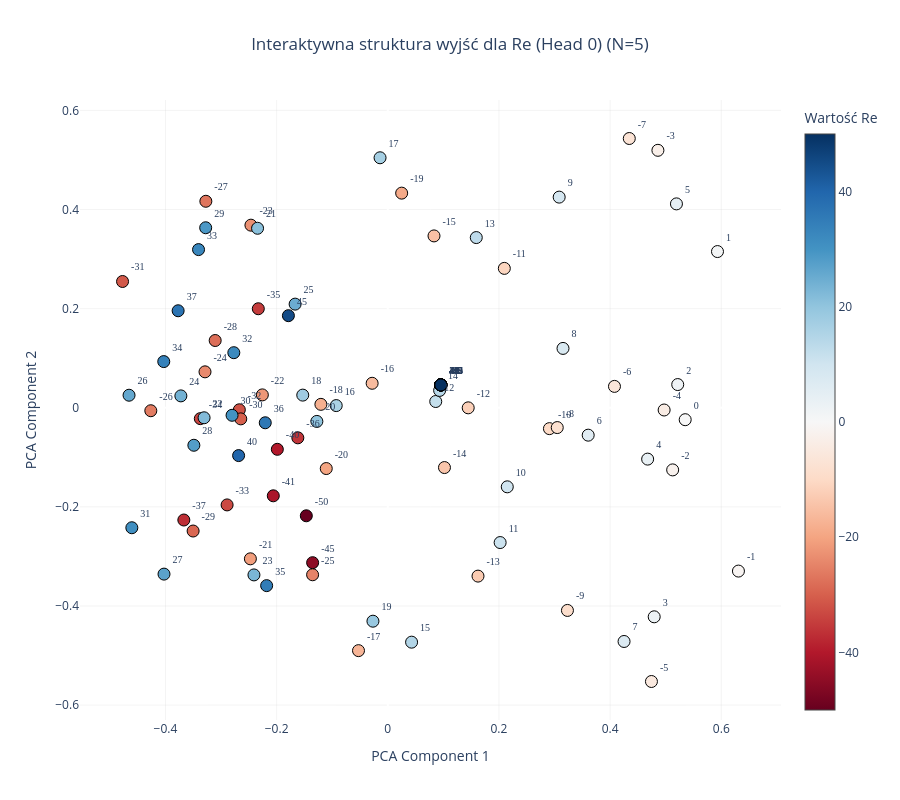
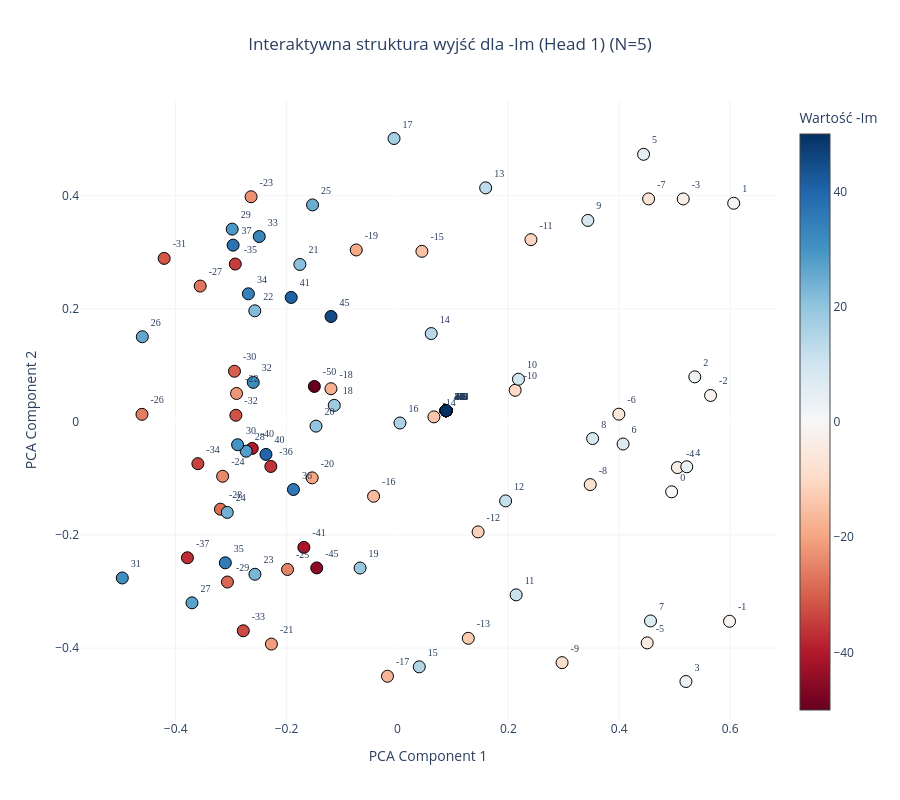
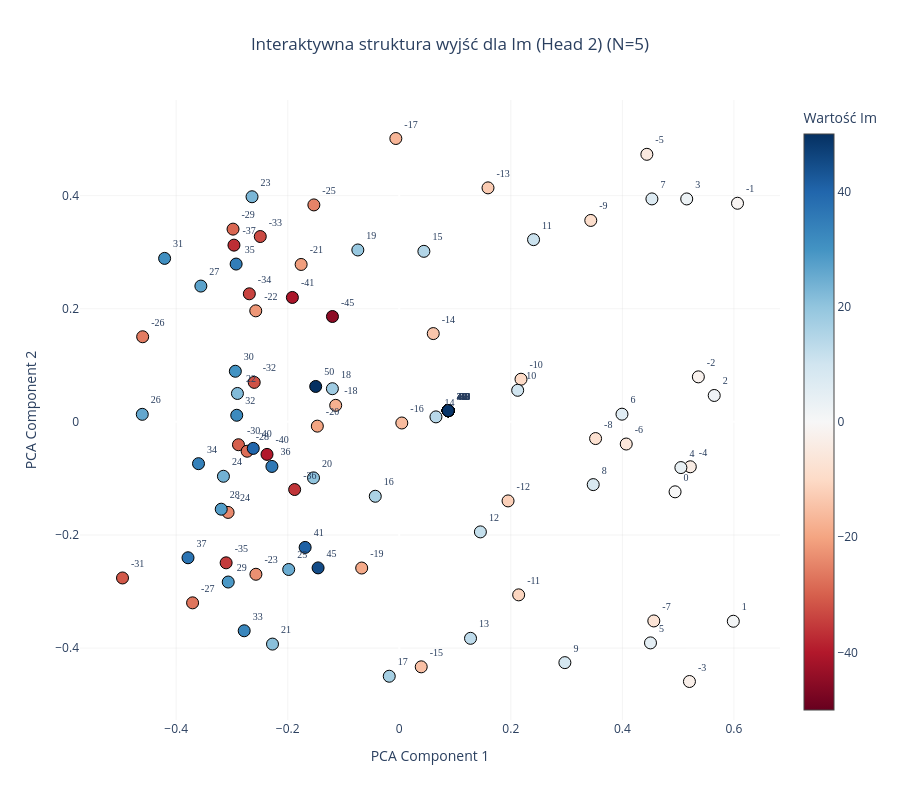
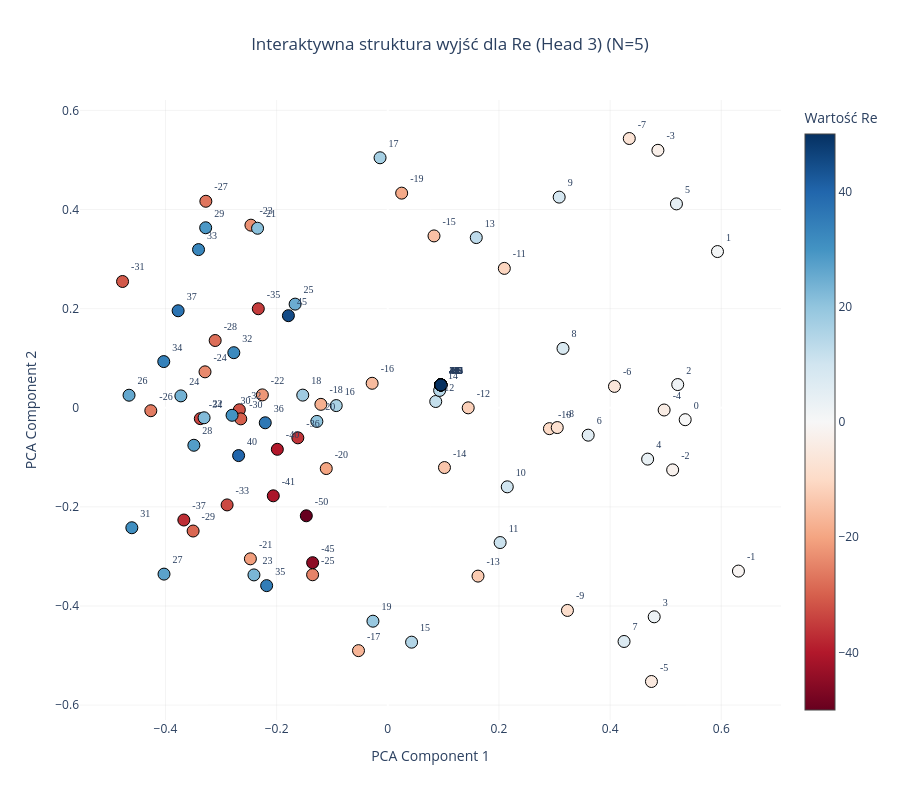

Notebook cell for these charts, in order:
### Code cell
# Wizualizacja pierwszej głowicy rzeczywistej (Head 0)
plot_output_head_plotly(model, N=N, head_idx=0)

plot_output_head_plotly(model, N=N, head_idx=1)

# Wizualizacja głowicy urojonej (Head 2)
plot_output_head_plotly(model, N=N, head_idx=2)

plot_output_head_plotly(model, N=N, head_idx=3)

### Figure 1 — Plotly figure (JSON) as saved in the notebook; plotly's stock layout.template omitted (floating-point values rounded to 4 significant figures)
{"data": [{"hoverinfo": "text", "hovertext": ["Token ID: 0<br>Wartość algebraiczna: -50", "Token ID: 1<br>Wartość algebraiczna: -49", "Token ID: 2<br>Wartość algebraiczna: -48", "Token ID: 3<br>Wartość algebraiczna: -47", "Token ID: 4<br>Wartość algebraiczna: -46", "Token ID: 5<br>Wartość algebraiczna: -45", "Token ID: 6<br>Wartość algebraiczna: -44", "Token ID: 7<br>Wartość algebraiczna: -43", "Token ID: 8<br>Wartość algebraiczna: -42", "Token ID: 9<br>Wartość algebraiczna: -41", "Token ID: 10<br>Wartość algebraiczna: -40", "Token ID: 11<br>Wartość algebraiczna: -39", "Token ID: 12<br>Wartość algebraiczna: -38", "Token ID: 13<br>Wartość algebraiczna: -37", "Token ID: 14<br>Wartość algebraiczna: -36", "Token ID: 15<br>Wartość algebraiczna: -35", "Token ID: 16<br>Wartość algebraiczna: -34", "Token ID: 17<br>Wartość algebraiczna: -33", "Token ID: 18<br>Wartość algebraiczna: -32", "Token ID: 19<br>Wartość algebraiczna: -31", "Token ID: 20<br>Wartość algebraiczna: -30", "Token ID: 21<br>Wartość algebraiczna: -29", "Token ID: 22<br>Wartość algebraiczna: -28", "Token ID: 23<br>Wartość algebraiczna: -27", "Token ID: 24<br>Wartość algebraiczna: -26", "Token ID: 25<br>Wartość algebraiczna: -25", "Token ID: 26<br>Wartość algebraiczna: -24", "Token ID: 27<br>Wartość algebraiczna: -23", "Token ID: 28<br>Wartość algebraiczna: -22", "Token ID: 29<br>Wartość algebraiczna: -21", "Token ID: 30<br>Wartość algebraiczna: -20", "Token ID: 31<br>Wartość algebraiczna: -19", "Token ID: 32<br>Wartość algebraiczna: -18", "Token ID: 33<br>Wartość algebraiczna: -17", "Token ID: 34<br>Wartość algebraiczna: -16", "Token ID: 35<br>Wartość algebraiczna: -15", "Token ID: 36<br>Wartość algebraiczna: -14", "Token ID: 37<br>Wartość algebraiczna: -13", "Token ID: 38<br>Wartość algebraiczna: -12", "Token ID: 39<br>Wartość algebraiczna: -11", "Token ID: 40<br>Wartość algebraiczna: -10", "Token ID: 41<br>Wartość algebraiczna: -9", "Token ID: 42<br>Wartość algebraiczna: -8", "Token ID: 43<br>Wartość algebraiczna: -7", "Token ID: 44<br>Wartość algebraiczna: -6", "Token ID: 45<br>Wartość algebraiczna: -5", "Token ID: 46<br>Wartość algebraiczna: -4", "Token ID: 47<br>Wartość algebraiczna: -3", "Token ID: 48<br>Wartość algebraiczna: -2", "Token ID: 49<br>Wartość algebraiczna: -1", "Token ID: 50<br>Wartość algebraiczna: 0", "Token ID: 51<br>Wartość algebraiczna: 1", "Token ID: 52<br>Wartość algebraiczna: 2", "Token ID: 53<br>Wartość algebraiczna: 3", "Token ID: 54<br>Wartość algebraiczna: 4", "Token ID: 55<br>Wartość algebraiczna: 5", "Token ID: 56<br>Wartość algebraiczna: 6", "Token ID: 57<br>Wartość algebraiczna: 7", "Token ID: 58<br>Wartość algebraiczna: 8", "Token ID: 59<br>Wartość algebraiczna: 9", "Token ID: 60<br>Wartość algebraiczna: 10", "Token ID: 61<br>Wartość algebraiczna: 11", "Token ID: 62<br>Wartość algebraiczna: 12", "Token ID: 63<br>Wartość algebraiczna: 13", "Token ID: 64<br>Wartość algebraiczna: 14", "Token ID: 65<br>Wartość algebraiczna: 15", "Token ID: 66<br>Wartość algebraiczna: 16", "Token ID: 67<br>Wartość algebraiczna: 17", "Token ID: 68<br>Wartość algebraiczna: 18", "Token ID: 69<br>Wartość algebraiczna: 19", "Token ID: 70<br>Wartość algebraiczna: 20", "Token ID: 71<br>Wartość algebraiczna: 21", "Token ID: 72<br>Wartość algebraiczna: 22", "Token ID: 73<br>Wartość algebraiczna: 23", "Token ID: 74<br>Wartość algebraiczna: 24", "Token ID: 75<br>Wartość algebraiczna: 25", "Token ID: 76<br>Wartość algebraiczna: 26", "Token ID: 77<br>Wartość algebraiczna: 27", "Token ID: 78<br>Wartość algebraiczna: 28", "Token ID: 79<br>Wartość algebraiczna: 29", "Token ID: 80<br>Wartość algebraiczna: 30", "Token ID: 81<br>Wartość algebraiczna: 31", "Token ID: 82<br>Wartość algebraiczna: 32", "Token ID: 83<br>Wartość algebraiczna: 33", "Token ID: 84<br>Wartość algebraiczna: 34", "Token ID: 85<br>Wartość algebraiczna: 35", "Token ID: 86<br>Wartość algebraiczna: 36", "Token ID: 87<br>Wartość algebraiczna: 37", "Token ID: 88<br>Wartość algebraiczna: 38", "Token ID: 89<br>Wartość algebraiczna: 39", "Token ID: 90<br>Wartość algebraiczna: 40", "Token ID: 91<br>Wartość algebraiczna: 41", "Token ID: 92<br>Wartość algebraiczna: 42", "Token ID: 93<br>Wartość algebraiczna: 43", "Token ID: 94<br>Wartość algebraiczna: 44", "Token ID: 95<br>Wartość algebraiczna: 45", "Token ID: 96<br>Wartość algebraiczna: 46", "Token ID: 97<br>Wartość algebraiczna: 47", "Token ID: 98<br>Wartość algebraiczna: 48", "Token ID: 99<br>Wartość algebraiczna: 49", "Token ID: 100<br>Wartość algebraiczna: 50"], "marker": {"color": [-50, -49, -48, -47, -46, -45, -44, -43, -42, -41, -40, -39, -38, -37, -36, -35, -34, -33, -32, -31, -30, -29, -28, -27, -26, -25, -24, -23, -22, -21, -20, -19, -18, -17, -16, -15, -14, -13, -12, -11, -10, -9, -8, -7, -6, -5, -4, -3, -2, -1, 0, 1, 2, 3, 4, 5, 6, 7, 8, 9, 10, 11, 12, 13, 14, 15, 16, 17, 18, 19, 20, 21, 22, 23, 24, 25, 26, 27, 28, 29, 30, 31, 32, 33, 34, 35, 36, 37, 38, 39, 40, 41, 42, 43, 44, 45, 46, 47, 48, 49, 50], "colorbar": {"title": {"text": "Wartość Re"}}, "colorscale": [[0, "rgb(103,0,31)"], [0.1, "rgb(178,24,43)"], [0.2, "rgb(214,96,77)"], [0.3, "rgb(244,165,130)"], [0.4, "rgb(253,219,199)"], [0.5, "rgb(247,247,247)"], [0.6, "rgb(209,229,240)"], [0.7, "rgb(146,197,222)"], [0.8, "rgb(67,147,195)"], [0.9, "rgb(33,102,172)"], [1, "rgb(5,48,97)"]], "line": {"color": "Black", "width": 1}, "showscale": true, "size": 12}, "mode": "markers+text", "text": ["-50", "-49", "-48", "-47", "-46", "-45", "-44", "-43", "-42", "-41", "-40", "-39", "-38", "-37", "-36", "-35", "-34", "-33", "-32", "-31", "-30", "-29", "-28", "-27", "-26", "-25", "-24", "-23", "-22", "-21", "-20", "-19", "-18", "-17", "-16", "-15", "-14", "-13", "-12", "-11", "-10", "-9", "-8", "-7", "-6", "-5", "-4", "-3", "-2", "-1", "0", "1", "2", "3", "4", "5", "6", "7", "8", "9", "10", "11", "12", "13", "14", "15", "16", "17", "18", "19", "20", "21", "22", "23", "24", "25", "26", "27", "28", "29", "30", "31", "32", "33", "34", "35", "36", "37", "38", "39", "40", "41", "42", "43", "44", "45", "46", "47", "48", "49", "50"], "textfont": {"family": "Arial Black", "size": 10}, "textposition": "top right", "type": "scatter", "x": [-0.1466, 0.09544, 0.09544, 0.09544, 0.09544, -0.1352, 0.09544, 0.09544, 0.09544, -0.206, -0.1988, 0.09544, 0.09544, -0.3669, -0.1619, -0.233, -0.3373, -0.2891, -0.2671, -0.4772, -0.2645, -0.3503, -0.3106, -0.3274, -0.4264, -0.1353, -0.3289, -0.2463, -0.2257, -0.2472, -0.1107, 0.02495, -0.1204, -0.05272, -0.02817, 0.08313, 0.102, 0.1623, 0.1447, 0.2097, 0.2908, 0.3232, 0.3049, 0.4345, 0.4078, 0.4743, 0.4972, 0.486, 0.5125, 0.6309, 0.5351, 0.5932, 0.5216, 0.4793, 0.4675, 0.5193, 0.3606, 0.4251, 0.3152, 0.3083, 0.215, 0.2021, 0.08626, 0.1592, 0.09324, 0.04281, -0.09279, -0.01392, -0.153, -0.02674, -0.1276, -0.2343, -0.3305, -0.2408, -0.3723, -0.1667, -0.4655, -0.4027, -0.3489, -0.3277, -0.2802, -0.4605, -0.277, -0.3405, -0.4031, -0.218, -0.2205, -0.3772, 0.09544, 0.09544, -0.2684, 0.09544, 0.09544, 0.09544, 0.09544, -0.1788, 0.09544, 0.09544, 0.09544, 0.09544, 0.09544], "y": [-0.218, 0.04602, 0.04602, 0.04602, 0.04602, -0.3126, 0.04602, 0.04602, 0.04602, -0.1777, -0.08388, 0.04602, 0.04602, -0.2265, -0.06071, 0.1998, -0.02197, -0.1961, -0.004129, 0.2548, -0.02246, -0.2488, 0.1357, 0.4166, -0.006014, -0.337, 0.07247, 0.3684, 0.02594, -0.3049, -0.1227, 0.433, 0.006857, -0.4901, 0.04934, 0.3467, -0.1207, -0.3397, -0.0001707, 0.2812, -0.04217, -0.409, -0.04001, 0.5433, 0.0431, -0.5524, -0.004552, 0.5195, -0.1254, -0.3296, -0.0241, 0.3152, 0.04681, -0.4219, -0.1036, 0.4114, -0.05535, -0.4716, 0.1197, 0.425, -0.1596, -0.272, 0.01258, 0.3434, 0.03493, -0.473, 0.004348, 0.5044, 0.02548, -0.4307, -0.02757, 0.3622, -0.02023, -0.3373, 0.02393, 0.2091, 0.02526, -0.3357, -0.07571, 0.3632, -0.01524, -0.2421, 0.1111, 0.3191, 0.09316, -0.359, -0.03033, 0.1957, 0.04602, 0.04602, -0.09652, 0.04602, 0.04602, 0.04602, 0.04602, 0.1858, 0.04602, 0.04602, 0.04602, 0.04602, 0.04602]}], "layout": {"height": 800, "paper_bgcolor": "white", "plot_bgcolor": "white", "showlegend": false, "title": {"text": "Interaktywna struktura wyjść dla Re (Head 0) (N=5)", "x": 0.5, "xanchor": "center"}, "width": 900, "xaxis": {"gridcolor": "rgba(200,200,200,0.2)", "title": {"text": "PCA Component 1"}}, "yaxis": {"gridcolor": "rgba(200,200,200,0.2)", "title": {"text": "PCA Component 2"}}}}

### Figure 2 — Plotly figure (JSON) as saved in the notebook; plotly's stock layout.template omitted (floating-point values rounded to 4 significant figures)
{"data": [{"hoverinfo": "text", "hovertext": ["Token ID: 0<br>Wartość algebraiczna: -50", "Token ID: 1<br>Wartość algebraiczna: -49", "Token ID: 2<br>Wartość algebraiczna: -48", "Token ID: 3<br>Wartość algebraiczna: -47", "Token ID: 4<br>Wartość algebraiczna: -46", "Token ID: 5<br>Wartość algebraiczna: -45", "Token ID: 6<br>Wartość algebraiczna: -44", "Token ID: 7<br>Wartość algebraiczna: -43", "Token ID: 8<br>Wartość algebraiczna: -42", "Token ID: 9<br>Wartość algebraiczna: -41", "Token ID: 10<br>Wartość algebraiczna: -40", "Token ID: 11<br>Wartość algebraiczna: -39", "Token ID: 12<br>Wartość algebraiczna: -38", "Token ID: 13<br>Wartość algebraiczna: -37", "Token ID: 14<br>Wartość algebraiczna: -36", "Token ID: 15<br>Wartość algebraiczna: -35", "Token ID: 16<br>Wartość algebraiczna: -34", "Token ID: 17<br>Wartość algebraiczna: -33", "Token ID: 18<br>Wartość algebraiczna: -32", "Token ID: 19<br>Wartość algebraiczna: -31", "Token ID: 20<br>Wartość algebraiczna: -30", "Token ID: 21<br>Wartość algebraiczna: -29", "Token ID: 22<br>Wartość algebraiczna: -28", "Token ID: 23<br>Wartość algebraiczna: -27", "Token ID: 24<br>Wartość algebraiczna: -26", "Token ID: 25<br>Wartość algebraiczna: -25", "Token ID: 26<br>Wartość algebraiczna: -24", "Token ID: 27<br>Wartość algebraiczna: -23", "Token ID: 28<br>Wartość algebraiczna: -22", "Token ID: 29<br>Wartość algebraiczna: -21", "Token ID: 30<br>Wartość algebraiczna: -20", "Token ID: 31<br>Wartość algebraiczna: -19", "Token ID: 32<br>Wartość algebraiczna: -18", "Token ID: 33<br>Wartość algebraiczna: -17", "Token ID: 34<br>Wartość algebraiczna: -16", "Token ID: 35<br>Wartość algebraiczna: -15", "Token ID: 36<br>Wartość algebraiczna: -14", "Token ID: 37<br>Wartość algebraiczna: -13", "Token ID: 38<br>Wartość algebraiczna: -12", "Token ID: 39<br>Wartość algebraiczna: -11", "Token ID: 40<br>Wartość algebraiczna: -10", "Token ID: 41<br>Wartość algebraiczna: -9", "Token ID: 42<br>Wartość algebraiczna: -8", "Token ID: 43<br>Wartość algebraiczna: -7", "Token ID: 44<br>Wartość algebraiczna: -6", "Token ID: 45<br>Wartość algebraiczna: -5", "Token ID: 46<br>Wartość algebraiczna: -4", "Token ID: 47<br>Wartość algebraiczna: -3", "Token ID: 48<br>Wartość algebraiczna: -2", "Token ID: 49<br>Wartość algebraiczna: -1", "Token ID: 50<br>Wartość algebraiczna: 0", "Token ID: 51<br>Wartość algebraiczna: 1", "Token ID: 52<br>Wartość algebraiczna: 2", "Token ID: 53<br>Wartość algebraiczna: 3", "Token ID: 54<br>Wartość algebraiczna: 4", "Token ID: 55<br>Wartość algebraiczna: 5", "Token ID: 56<br>Wartość algebraiczna: 6", "Token ID: 57<br>Wartość algebraiczna: 7", "Token ID: 58<br>Wartość algebraiczna: 8", "Token ID: 59<br>Wartość algebraiczna: 9", "Token ID: 60<br>Wartość algebraiczna: 10", "Token ID: 61<br>Wartość algebraiczna: 11", "Token ID: 62<br>Wartość algebraiczna: 12", "Token ID: 63<br>Wartość algebraiczna: 13", "Token ID: 64<br>Wartość algebraiczna: 14", "Token ID: 65<br>Wartość algebraiczna: 15", "Token ID: 66<br>Wartość algebraiczna: 16", "Token ID: 67<br>Wartość algebraiczna: 17", "Token ID: 68<br>Wartość algebraiczna: 18", "Token ID: 69<br>Wartość algebraiczna: 19", "Token ID: 70<br>Wartość algebraiczna: 20", "Token ID: 71<br>Wartość algebraiczna: 21", "Token ID: 72<br>Wartość algebraiczna: 22", "Token ID: 73<br>Wartość algebraiczna: 23", "Token ID: 74<br>Wartość algebraiczna: 24", "Token ID: 75<br>Wartość algebraiczna: 25", "Token ID: 76<br>Wartość algebraiczna: 26", "Token ID: 77<br>Wartość algebraiczna: 27", "Token ID: 78<br>Wartość algebraiczna: 28", "Token ID: 79<br>Wartość algebraiczna: 29", "Token ID: 80<br>Wartość algebraiczna: 30", "Token ID: 81<br>Wartość algebraiczna: 31", "Token ID: 82<br>Wartość algebraiczna: 32", "Token ID: 83<br>Wartość algebraiczna: 33", "Token ID: 84<br>Wartość algebraiczna: 34", "Token ID: 85<br>Wartość algebraiczna: 35", "Token ID: 86<br>Wartość algebraiczna: 36", "Token ID: 87<br>Wartość algebraiczna: 37", "Token ID: 88<br>Wartość algebraiczna: 38", "Token ID: 89<br>Wartość algebraiczna: 39", "Token ID: 90<br>Wartość algebraiczna: 40", "Token ID: 91<br>Wartość algebraiczna: 41", "Token ID: 92<br>Wartość algebraiczna: 42", "Token ID: 93<br>Wartość algebraiczna: 43", "Token ID: 94<br>Wartość algebraiczna: 44", "Token ID: 95<br>Wartość algebraiczna: 45", "Token ID: 96<br>Wartość algebraiczna: 46", "Token ID: 97<br>Wartość algebraiczna: 47", "Token ID: 98<br>Wartość algebraiczna: 48", "Token ID: 99<br>Wartość algebraiczna: 49", "Token ID: 100<br>Wartość algebraiczna: 50"], "marker": {"color": [-50, -49, -48, -47, -46, -45, -44, -43, -42, -41, -40, -39, -38, -37, -36, -35, -34, -33, -32, -31, -30, -29, -28, -27, -26, -25, -24, -23, -22, -21, -20, -19, -18, -17, -16, -15, -14, -13, -12, -11, -10, -9, -8, -7, -6, -5, -4, -3, -2, -1, 0, 1, 2, 3, 4, 5, 6, 7, 8, 9, 10, 11, 12, 13, 14, 15, 16, 17, 18, 19, 20, 21, 22, 23, 24, 25, 26, 27, 28, 29, 30, 31, 32, 33, 34, 35, 36, 37, 38, 39, 40, 41, 42, 43, 44, 45, 46, 47, 48, 49, 50], "colorbar": {"title": {"text": "Wartość -Im"}}, "colorscale": [[0, "rgb(103,0,31)"], [0.1, "rgb(178,24,43)"], [0.2, "rgb(214,96,77)"], [0.3, "rgb(244,165,130)"], [0.4, "rgb(253,219,199)"], [0.5, "rgb(247,247,247)"], [0.6, "rgb(209,229,240)"], [0.7, "rgb(146,197,222)"], [0.8, "rgb(67,147,195)"], [0.9, "rgb(33,102,172)"], [1, "rgb(5,48,97)"]], "line": {"color": "Black", "width": 1}, "showscale": true, "size": 12}, "mode": "markers+text", "text": ["-50", "-49", "-48", "-47", "-46", "-45", "-44", "-43", "-42", "-41", "-40", "-39", "-38", "-37", "-36", "-35", "-34", "-33", "-32", "-31", "-30", "-29", "-28", "-27", "-26", "-25", "-24", "-23", "-22", "-21", "-20", "-19", "-18", "-17", "-16", "-15", "-14", "-13", "-12", "-11", "-10", "-9", "-8", "-7", "-6", "-5", "-4", "-3", "-2", "-1", "0", "1", "2", "3", "4", "5", "6", "7", "8", "9", "10", "11", "12", "13", "14", "15", "16", "17", "18", "19", "20", "21", "22", "23", "24", "25", "26", "27", "28", "29", "30", "31", "32", "33", "34", "35", "36", "37", "38", "39", "40", "41", "42", "43", "44", "45", "46", "47", "48", "49", "50"], "textfont": {"family": "Arial Black", "size": 10}, "textposition": "top right", "type": "scatter", "x": [-0.1498, 0.0877, 0.0877, 0.0877, 0.0877, -0.1456, 0.0877, 0.0877, 0.0877, -0.1688, -0.2618, 0.0877, 0.0877, -0.3788, -0.2283, -0.2925, -0.36, -0.278, -0.2914, -0.4207, -0.2939, -0.3067, -0.3192, -0.3557, -0.4608, -0.1983, -0.3153, -0.264, -0.2902, -0.2273, -0.1538, -0.07429, -0.1199, -0.01795, -0.04302, 0.04415, 0.06578, 0.1278, 0.1455, 0.2408, 0.2123, 0.297, 0.3478, 0.453, 0.3993, 0.4505, 0.505, 0.5154, 0.5647, 0.599, 0.4945, 0.6065, 0.5363, 0.5203, 0.5218, 0.444, 0.407, 0.4564, 0.352, 0.3434, 0.2183, 0.2141, 0.1951, 0.1591, 0.06097, 0.03937, 0.00456, -0.006133, -0.114, -0.06737, -0.1469, -0.1759, -0.2573, -0.257, -0.3069, -0.1531, -0.4601, -0.3706, -0.2728, -0.2981, -0.2883, -0.4962, -0.2601, -0.2492, -0.2688, -0.3104, -0.1876, -0.2964, 0.0877, 0.0877, -0.2371, -0.1916, 0.0877, 0.0877, 0.0877, -0.1198, 0.0877, 0.0877, 0.0877, 0.0877, 0.0877], "y": [0.06259, 0.01973, 0.01973, 0.01973, 0.01973, -0.2582, 0.01973, 0.01973, 0.01973, -0.222, -0.04691, 0.01973, 0.01973, -0.2403, -0.07884, 0.279, -0.07394, -0.3694, 0.01165, 0.289, 0.08946, -0.2832, -0.1544, 0.2401, 0.01329, -0.261, -0.09623, 0.398, 0.0502, -0.3929, -0.09905, 0.3039, 0.05862, -0.4498, -0.1316, 0.3015, 0.008787, -0.3828, -0.1946, 0.3222, 0.05579, -0.4257, -0.111, 0.3942, 0.01358, -0.3908, -0.08084, 0.3942, 0.04666, -0.3526, -0.1237, 0.3865, 0.07954, -0.4591, -0.07944, 0.4731, -0.03919, -0.352, -0.02951, 0.3561, 0.0754, -0.3059, -0.1398, 0.4137, 0.1561, -0.4332, -0.002011, 0.501, 0.02919, -0.2585, -0.007551, 0.2783, 0.1963, -0.2695, -0.1601, 0.3836, 0.1505, -0.32, -0.05192, 0.3408, -0.04045, -0.276, 0.0698, 0.3277, 0.2264, -0.2493, -0.1197, 0.3124, 0.01973, 0.01973, -0.05753, 0.22, 0.01973, 0.01973, 0.01973, 0.1863, 0.01973, 0.01973, 0.01973, 0.01973, 0.01973]}], "layout": {"height": 800, "paper_bgcolor": "white", "plot_bgcolor": "white", "showlegend": false, "title": {"text": "Interaktywna struktura wyjść dla -Im (Head 1) (N=5)", "x": 0.5, "xanchor": "center"}, "width": 900, "xaxis": {"gridcolor": "rgba(200,200,200,0.2)", "title": {"text": "PCA Component 1"}}, "yaxis": {"gridcolor": "rgba(200,200,200,0.2)", "title": {"text": "PCA Component 2"}}}}

### Figure 3 — Plotly figure (JSON) as saved in the notebook; plotly's stock layout.template omitted (floating-point values rounded to 4 significant figures)
{"data": [{"hoverinfo": "text", "hovertext": ["Token ID: 0<br>Wartość algebraiczna: -50", "Token ID: 1<br>Wartość algebraiczna: -49", "Token ID: 2<br>Wartość algebraiczna: -48", "Token ID: 3<br>Wartość algebraiczna: -47", "Token ID: 4<br>Wartość algebraiczna: -46", "Token ID: 5<br>Wartość algebraiczna: -45", "Token ID: 6<br>Wartość algebraiczna: -44", "Token ID: 7<br>Wartość algebraiczna: -43", "Token ID: 8<br>Wartość algebraiczna: -42", "Token ID: 9<br>Wartość algebraiczna: -41", "Token ID: 10<br>Wartość algebraiczna: -40", "Token ID: 11<br>Wartość algebraiczna: -39", "Token ID: 12<br>Wartość algebraiczna: -38", "Token ID: 13<br>Wartość algebraiczna: -37", "Token ID: 14<br>Wartość algebraiczna: -36", "Token ID: 15<br>Wartość algebraiczna: -35", "Token ID: 16<br>Wartość algebraiczna: -34", "Token ID: 17<br>Wartość algebraiczna: -33", "Token ID: 18<br>Wartość algebraiczna: -32", "Token ID: 19<br>Wartość algebraiczna: -31", "Token ID: 20<br>Wartość algebraiczna: -30", "Token ID: 21<br>Wartość algebraiczna: -29", "Token ID: 22<br>Wartość algebraiczna: -28", "Token ID: 23<br>Wartość algebraiczna: -27", "Token ID: 24<br>Wartość algebraiczna: -26", "Token ID: 25<br>Wartość algebraiczna: -25", "Token ID: 26<br>Wartość algebraiczna: -24", "Token ID: 27<br>Wartość algebraiczna: -23", "Token ID: 28<br>Wartość algebraiczna: -22", "Token ID: 29<br>Wartość algebraiczna: -21", "Token ID: 30<br>Wartość algebraiczna: -20", "Token ID: 31<br>Wartość algebraiczna: -19", "Token ID: 32<br>Wartość algebraiczna: -18", "Token ID: 33<br>Wartość algebraiczna: -17", "Token ID: 34<br>Wartość algebraiczna: -16", "Token ID: 35<br>Wartość algebraiczna: -15", "Token ID: 36<br>Wartość algebraiczna: -14", "Token ID: 37<br>Wartość algebraiczna: -13", "Token ID: 38<br>Wartość algebraiczna: -12", "Token ID: 39<br>Wartość algebraiczna: -11", "Token ID: 40<br>Wartość algebraiczna: -10", "Token ID: 41<br>Wartość algebraiczna: -9", "Token ID: 42<br>Wartość algebraiczna: -8", "Token ID: 43<br>Wartość algebraiczna: -7", "Token ID: 44<br>Wartość algebraiczna: -6", "Token ID: 45<br>Wartość algebraiczna: -5", "Token ID: 46<br>Wartość algebraiczna: -4", "Token ID: 47<br>Wartość algebraiczna: -3", "Token ID: 48<br>Wartość algebraiczna: -2", "Token ID: 49<br>Wartość algebraiczna: -1", "Token ID: 50<br>Wartość algebraiczna: 0", "Token ID: 51<br>Wartość algebraiczna: 1", "Token ID: 52<br>Wartość algebraiczna: 2", "Token ID: 53<br>Wartość algebraiczna: 3", "Token ID: 54<br>Wartość algebraiczna: 4", "Token ID: 55<br>Wartość algebraiczna: 5", "Token ID: 56<br>Wartość algebraiczna: 6", "Token ID: 57<br>Wartość algebraiczna: 7", "Token ID: 58<br>Wartość algebraiczna: 8", "Token ID: 59<br>Wartość algebraiczna: 9", "Token ID: 60<br>Wartość algebraiczna: 10", "Token ID: 61<br>Wartość algebraiczna: 11", "Token ID: 62<br>Wartość algebraiczna: 12", "Token ID: 63<br>Wartość algebraiczna: 13", "Token ID: 64<br>Wartość algebraiczna: 14", "Token ID: 65<br>Wartość algebraiczna: 15", "Token ID: 66<br>Wartość algebraiczna: 16", "Token ID: 67<br>Wartość algebraiczna: 17", "Token ID: 68<br>Wartość algebraiczna: 18", "Token ID: 69<br>Wartość algebraiczna: 19", "Token ID: 70<br>Wartość algebraiczna: 20", "Token ID: 71<br>Wartość algebraiczna: 21", "Token ID: 72<br>Wartość algebraiczna: 22", "Token ID: 73<br>Wartość algebraiczna: 23", "Token ID: 74<br>Wartość algebraiczna: 24", "Token ID: 75<br>Wartość algebraiczna: 25", "Token ID: 76<br>Wartość algebraiczna: 26", "Token ID: 77<br>Wartość algebraiczna: 27", "Token ID: 78<br>Wartość algebraiczna: 28", "Token ID: 79<br>Wartość algebraiczna: 29", "Token ID: 80<br>Wartość algebraiczna: 30", "Token ID: 81<br>Wartość algebraiczna: 31", "Token ID: 82<br>Wartość algebraiczna: 32", "Token ID: 83<br>Wartość algebraiczna: 33", "Token ID: 84<br>Wartość algebraiczna: 34", "Token ID: 85<br>Wartość algebraiczna: 35", "Token ID: 86<br>Wartość algebraiczna: 36", "Token ID: 87<br>Wartość algebraiczna: 37", "Token ID: 88<br>Wartość algebraiczna: 38", "Token ID: 89<br>Wartość algebraiczna: 39", "Token ID: 90<br>Wartość algebraiczna: 40", "Token ID: 91<br>Wartość algebraiczna: 41", "Token ID: 92<br>Wartość algebraiczna: 42", "Token ID: 93<br>Wartość algebraiczna: 43", "Token ID: 94<br>Wartość algebraiczna: 44", "Token ID: 95<br>Wartość algebraiczna: 45", "Token ID: 96<br>Wartość algebraiczna: 46", "Token ID: 97<br>Wartość algebraiczna: 47", "Token ID: 98<br>Wartość algebraiczna: 48", "Token ID: 99<br>Wartość algebraiczna: 49", "Token ID: 100<br>Wartość algebraiczna: 50"], "marker": {"color": [-50, -49, -48, -47, -46, -45, -44, -43, -42, -41, -40, -39, -38, -37, -36, -35, -34, -33, -32, -31, -30, -29, -28, -27, -26, -25, -24, -23, -22, -21, -20, -19, -18, -17, -16, -15, -14, -13, -12, -11, -10, -9, -8, -7, -6, -5, -4, -3, -2, -1, 0, 1, 2, 3, 4, 5, 6, 7, 8, 9, 10, 11, 12, 13, 14, 15, 16, 17, 18, 19, 20, 21, 22, 23, 24, 25, 26, 27, 28, 29, 30, 31, 32, 33, 34, 35, 36, 37, 38, 39, 40, 41, 42, 43, 44, 45, 46, 47, 48, 49, 50], "colorbar": {"title": {"text": "Wartość Im"}}, "colorscale": [[0, "rgb(103,0,31)"], [0.1, "rgb(178,24,43)"], [0.2, "rgb(214,96,77)"], [0.3, "rgb(244,165,130)"], [0.4, "rgb(253,219,199)"], [0.5, "rgb(247,247,247)"], [0.6, "rgb(209,229,240)"], [0.7, "rgb(146,197,222)"], [0.8, "rgb(67,147,195)"], [0.9, "rgb(33,102,172)"], [1, "rgb(5,48,97)"]], "line": {"color": "Black", "width": 1}, "showscale": true, "size": 12}, "mode": "markers+text", "text": ["-50", "-49", "-48", "-47", "-46", "-45", "-44", "-43", "-42", "-41", "-40", "-39", "-38", "-37", "-36", "-35", "-34", "-33", "-32", "-31", "-30", "-29", "-28", "-27", "-26", "-25", "-24", "-23", "-22", "-21", "-20", "-19", "-18", "-17", "-16", "-15", "-14", "-13", "-12", "-11", "-10", "-9", "-8", "-7", "-6", "-5", "-4", "-3", "-2", "-1", "0", "1", "2", "3", "4", "5", "6", "7", "8", "9", "10", "11", "12", "13", "14", "15", "16", "17", "18", "19", "20", "21", "22", "23", "24", "25", "26", "27", "28", "29", "30", "31", "32", "33", "34", "35", "36", "37", "38", "39", "40", "41", "42", "43", "44", "45", "46", "47", "48", "49", "50"], "textfont": {"family": "Arial Black", "size": 10}, "textposition": "top right", "type": "scatter", "x": [0.0877, 0.0877, 0.0877, 0.0877, 0.0877, -0.1198, 0.0877, 0.0877, 0.0877, -0.1916, -0.2371, 0.0877, 0.0877, -0.2964, -0.1876, -0.3104, -0.2688, -0.2492, -0.2601, -0.4962, -0.2883, -0.2981, -0.2728, -0.3706, -0.4601, -0.1531, -0.3069, -0.257, -0.2573, -0.1759, -0.1469, -0.06737, -0.114, -0.006133, 0.00456, 0.03937, 0.06097, 0.1591, 0.1951, 0.2141, 0.2183, 0.3434, 0.352, 0.4564, 0.407, 0.444, 0.5218, 0.5203, 0.5363, 0.6065, 0.4945, 0.599, 0.5647, 0.5154, 0.505, 0.4505, 0.3993, 0.453, 0.3478, 0.297, 0.2123, 0.2408, 0.1455, 0.1278, 0.06578, 0.04415, -0.04302, -0.01795, -0.1199, -0.07429, -0.1538, -0.2273, -0.2902, -0.264, -0.3153, -0.1983, -0.4608, -0.3557, -0.3192, -0.3067, -0.2939, -0.4207, -0.2914, -0.278, -0.36, -0.2925, -0.2283, -0.3788, 0.0877, 0.0877, -0.2618, -0.1688, 0.0877, 0.0877, 0.0877, -0.1456, 0.0877, 0.0877, 0.0877, 0.0877, -0.1498], "y": [0.01973, 0.01973, 0.01973, 0.01973, 0.01973, 0.1863, 0.01973, 0.01973, 0.01973, 0.22, -0.05753, 0.01973, 0.01973, 0.3124, -0.1197, -0.2493, 0.2264, 0.3277, 0.0698, -0.276, -0.04045, 0.3408, -0.05192, -0.32, 0.1505, 0.3836, -0.1601, -0.2695, 0.1963, 0.2783, -0.007551, -0.2585, 0.02919, 0.501, -0.002012, -0.4332, 0.1561, 0.4137, -0.1398, -0.3059, 0.0754, 0.3561, -0.02951, -0.352, -0.03919, 0.4731, -0.07944, -0.4591, 0.07954, 0.3865, -0.1237, -0.3526, 0.04666, 0.3942, -0.08084, -0.3908, 0.01358, 0.3942, -0.111, -0.4257, 0.05579, 0.3222, -0.1946, -0.3828, 0.008786, 0.3015, -0.1316, -0.4498, 0.05862, 0.3039, -0.09905, -0.3929, 0.0502, 0.398, -0.09623, -0.261, 0.01329, 0.2401, -0.1544, -0.2832, 0.08946, 0.289, 0.01165, -0.3694, -0.07394, 0.279, -0.07884, -0.2403, 0.01973, 0.01973, -0.04691, -0.222, 0.01973, 0.01973, 0.01973, -0.2582, 0.01973, 0.01973, 0.01973, 0.01973, 0.06259]}], "layout": {"height": 800, "paper_bgcolor": "white", "plot_bgcolor": "white", "showlegend": false, "title": {"text": "Interaktywna struktura wyjść dla Im (Head 2) (N=5)", "x": 0.5, "xanchor": "center"}, "width": 900, "xaxis": {"gridcolor": "rgba(200,200,200,0.2)", "title": {"text": "PCA Component 1"}}, "yaxis": {"gridcolor": "rgba(200,200,200,0.2)", "title": {"text": "PCA Component 2"}}}}

### Figure 4 — Plotly figure (JSON) as saved in the notebook; plotly's stock layout.template omitted (floating-point values rounded to 4 significant figures)
{"data": [{"hoverinfo": "text", "hovertext": ["Token ID: 0<br>Wartość algebraiczna: -50", "Token ID: 1<br>Wartość algebraiczna: -49", "Token ID: 2<br>Wartość algebraiczna: -48", "Token ID: 3<br>Wartość algebraiczna: -47", "Token ID: 4<br>Wartość algebraiczna: -46", "Token ID: 5<br>Wartość algebraiczna: -45", "Token ID: 6<br>Wartość algebraiczna: -44", "Token ID: 7<br>Wartość algebraiczna: -43", "Token ID: 8<br>Wartość algebraiczna: -42", "Token ID: 9<br>Wartość algebraiczna: -41", "Token ID: 10<br>Wartość algebraiczna: -40", "Token ID: 11<br>Wartość algebraiczna: -39", "Token ID: 12<br>Wartość algebraiczna: -38", "Token ID: 13<br>Wartość algebraiczna: -37", "Token ID: 14<br>Wartość algebraiczna: -36", "Token ID: 15<br>Wartość algebraiczna: -35", "Token ID: 16<br>Wartość algebraiczna: -34", "Token ID: 17<br>Wartość algebraiczna: -33", "Token ID: 18<br>Wartość algebraiczna: -32", "Token ID: 19<br>Wartość algebraiczna: -31", "Token ID: 20<br>Wartość algebraiczna: -30", "Token ID: 21<br>Wartość algebraiczna: -29", "Token ID: 22<br>Wartość algebraiczna: -28", "Token ID: 23<br>Wartość algebraiczna: -27", "Token ID: 24<br>Wartość algebraiczna: -26", "Token ID: 25<br>Wartość algebraiczna: -25", "Token ID: 26<br>Wartość algebraiczna: -24", "Token ID: 27<br>Wartość algebraiczna: -23", "Token ID: 28<br>Wartość algebraiczna: -22", "Token ID: 29<br>Wartość algebraiczna: -21", "Token ID: 30<br>Wartość algebraiczna: -20", "Token ID: 31<br>Wartość algebraiczna: -19", "Token ID: 32<br>Wartość algebraiczna: -18", "Token ID: 33<br>Wartość algebraiczna: -17", "Token ID: 34<br>Wartość algebraiczna: -16", "Token ID: 35<br>Wartość algebraiczna: -15", "Token ID: 36<br>Wartość algebraiczna: -14", "Token ID: 37<br>Wartość algebraiczna: -13", "Token ID: 38<br>Wartość algebraiczna: -12", "Token ID: 39<br>Wartość algebraiczna: -11", "Token ID: 40<br>Wartość algebraiczna: -10", "Token ID: 41<br>Wartość algebraiczna: -9", "Token ID: 42<br>Wartość algebraiczna: -8", "Token ID: 43<br>Wartość algebraiczna: -7", "Token ID: 44<br>Wartość algebraiczna: -6", "Token ID: 45<br>Wartość algebraiczna: -5", "Token ID: 46<br>Wartość algebraiczna: -4", "Token ID: 47<br>Wartość algebraiczna: -3", "Token ID: 48<br>Wartość algebraiczna: -2", "Token ID: 49<br>Wartość algebraiczna: -1", "Token ID: 50<br>Wartość algebraiczna: 0", "Token ID: 51<br>Wartość algebraiczna: 1", "Token ID: 52<br>Wartość algebraiczna: 2", "Token ID: 53<br>Wartość algebraiczna: 3", "Token ID: 54<br>Wartość algebraiczna: 4", "Token ID: 55<br>Wartość algebraiczna: 5", "Token ID: 56<br>Wartość algebraiczna: 6", "Token ID: 57<br>Wartość algebraiczna: 7", "Token ID: 58<br>Wartość algebraiczna: 8", "Token ID: 59<br>Wartość algebraiczna: 9", "Token ID: 60<br>Wartość algebraiczna: 10", "Token ID: 61<br>Wartość algebraiczna: 11", "Token ID: 62<br>Wartość algebraiczna: 12", "Token ID: 63<br>Wartość algebraiczna: 13", "Token ID: 64<br>Wartość algebraiczna: 14", "Token ID: 65<br>Wartość algebraiczna: 15", "Token ID: 66<br>Wartość algebraiczna: 16", "Token ID: 67<br>Wartość algebraiczna: 17", "Token ID: 68<br>Wartość algebraiczna: 18", "Token ID: 69<br>Wartość algebraiczna: 19", "Token ID: 70<br>Wartość algebraiczna: 20", "Token ID: 71<br>Wartość algebraiczna: 21", "Token ID: 72<br>Wartość algebraiczna: 22", "Token ID: 73<br>Wartość algebraiczna: 23", "Token ID: 74<br>Wartość algebraiczna: 24", "Token ID: 75<br>Wartość algebraiczna: 25", "Token ID: 76<br>Wartość algebraiczna: 26", "Token ID: 77<br>Wartość algebraiczna: 27", "Token ID: 78<br>Wartość algebraiczna: 28", "Token ID: 79<br>Wartość algebraiczna: 29", "Token ID: 80<br>Wartość algebraiczna: 30", "Token ID: 81<br>Wartość algebraiczna: 31", "Token ID: 82<br>Wartość algebraiczna: 32", "Token ID: 83<br>Wartość algebraiczna: 33", "Token ID: 84<br>Wartość algebraiczna: 34", "Token ID: 85<br>Wartość algebraiczna: 35", "Token ID: 86<br>Wartość algebraiczna: 36", "Token ID: 87<br>Wartość algebraiczna: 37", "Token ID: 88<br>Wartość algebraiczna: 38", "Token ID: 89<br>Wartość algebraiczna: 39", "Token ID: 90<br>Wartość algebraiczna: 40", "Token ID: 91<br>Wartość algebraiczna: 41", "Token ID: 92<br>Wartość algebraiczna: 42", "Token ID: 93<br>Wartość algebraiczna: 43", "Token ID: 94<br>Wartość algebraiczna: 44", "Token ID: 95<br>Wartość algebraiczna: 45", "Token ID: 96<br>Wartość algebraiczna: 46", "Token ID: 97<br>Wartość algebraiczna: 47", "Token ID: 98<br>Wartość algebraiczna: 48", "Token ID: 99<br>Wartość algebraiczna: 49", "Token ID: 100<br>Wartość algebraiczna: 50"], "marker": {"color": [-50, -49, -48, -47, -46, -45, -44, -43, -42, -41, -40, -39, -38, -37, -36, -35, -34, -33, -32, -31, -30, -29, -28, -27, -26, -25, -24, -23, -22, -21, -20, -19, -18, -17, -16, -15, -14, -13, -12, -11, -10, -9, -8, -7, -6, -5, -4, -3, -2, -1, 0, 1, 2, 3, 4, 5, 6, 7, 8, 9, 10, 11, 12, 13, 14, 15, 16, 17, 18, 19, 20, 21, 22, 23, 24, 25, 26, 27, 28, 29, 30, 31, 32, 33, 34, 35, 36, 37, 38, 39, 40, 41, 42, 43, 44, 45, 46, 47, 48, 49, 50], "colorbar": {"title": {"text": "Wartość Re"}}, "colorscale": [[0, "rgb(103,0,31)"], [0.1, "rgb(178,24,43)"], [0.2, "rgb(214,96,77)"], [0.3, "rgb(244,165,130)"], [0.4, "rgb(253,219,199)"], [0.5, "rgb(247,247,247)"], [0.6, "rgb(209,229,240)"], [0.7, "rgb(146,197,222)"], [0.8, "rgb(67,147,195)"], [0.9, "rgb(33,102,172)"], [1, "rgb(5,48,97)"]], "line": {"color": "Black", "width": 1}, "showscale": true, "size": 12}, "mode": "markers+text", "text": ["-50", "-49", "-48", "-47", "-46", "-45", "-44", "-43", "-42", "-41", "-40", "-39", "-38", "-37", "-36", "-35", "-34", "-33", "-32", "-31", "-30", "-29", "-28", "-27", "-26", "-25", "-24", "-23", "-22", "-21", "-20", "-19", "-18", "-17", "-16", "-15", "-14", "-13", "-12", "-11", "-10", "-9", "-8", "-7", "-6", "-5", "-4", "-3", "-2", "-1", "0", "1", "2", "3", "4", "5", "6", "7", "8", "9", "10", "11", "12", "13", "14", "15", "16", "17", "18", "19", "20", "21", "22", "23", "24", "25", "26", "27", "28", "29", "30", "31", "32", "33", "34", "35", "36", "37", "38", "39", "40", "41", "42", "43", "44", "45", "46", "47", "48", "49", "50"], "textfont": {"family": "Arial Black", "size": 10}, "textposition": "top right", "type": "scatter", "x": [-0.1466, 0.09544, 0.09544, 0.09544, 0.09544, -0.1352, 0.09544, 0.09544, 0.09544, -0.206, -0.1988, 0.09544, 0.09544, -0.3669, -0.1619, -0.233, -0.3373, -0.2891, -0.2671, -0.4772, -0.2645, -0.3503, -0.3106, -0.3274, -0.4264, -0.1353, -0.3289, -0.2463, -0.2257, -0.2472, -0.1107, 0.02494, -0.1204, -0.05272, -0.02817, 0.08313, 0.102, 0.1623, 0.1447, 0.2097, 0.2908, 0.3232, 0.3049, 0.4345, 0.4078, 0.4743, 0.4972, 0.486, 0.5125, 0.6309, 0.5351, 0.5932, 0.5216, 0.4793, 0.4675, 0.5193, 0.3606, 0.4251, 0.3152, 0.3083, 0.215, 0.2021, 0.08626, 0.1592, 0.09324, 0.04281, -0.09279, -0.01392, -0.153, -0.02674, -0.1276, -0.2343, -0.3305, -0.2408, -0.3723, -0.1667, -0.4655, -0.4027, -0.3489, -0.3277, -0.2802, -0.4605, -0.277, -0.3405, -0.4031, -0.218, -0.2205, -0.3772, 0.09544, 0.09544, -0.2684, 0.09544, 0.09544, 0.09544, 0.09544, -0.1788, 0.09544, 0.09544, 0.09544, 0.09544, 0.09544], "y": [-0.218, 0.04602, 0.04602, 0.04602, 0.04602, -0.3126, 0.04602, 0.04602, 0.04602, -0.1777, -0.08389, 0.04602, 0.04602, -0.2265, -0.06071, 0.1998, -0.02197, -0.1961, -0.004129, 0.2548, -0.02246, -0.2488, 0.1357, 0.4166, -0.006013, -0.337, 0.07247, 0.3684, 0.02594, -0.3049, -0.1227, 0.433, 0.006858, -0.4901, 0.04934, 0.3467, -0.1207, -0.3397, -0.0001711, 0.2812, -0.04217, -0.409, -0.04001, 0.5433, 0.0431, -0.5524, -0.004554, 0.5195, -0.1254, -0.3296, -0.0241, 0.3152, 0.04681, -0.4219, -0.1036, 0.4114, -0.05535, -0.4716, 0.1197, 0.425, -0.1596, -0.272, 0.01258, 0.3434, 0.03493, -0.473, 0.004348, 0.5044, 0.02548, -0.4307, -0.02757, 0.3622, -0.02023, -0.3373, 0.02393, 0.2091, 0.02526, -0.3357, -0.07572, 0.3632, -0.01524, -0.2421, 0.1111, 0.3191, 0.09316, -0.359, -0.03033, 0.1957, 0.04602, 0.04602, -0.09652, 0.04602, 0.04602, 0.04602, 0.04602, 0.1858, 0.04602, 0.04602, 0.04602, 0.04602, 0.04602]}], "layout": {"height": 800, "paper_bgcolor": "white", "plot_bgcolor": "white", "showlegend": false, "title": {"text": "Interaktywna struktura wyjść dla Re (Head 3) (N=5)", "x": 0.5, "xanchor": "center"}, "width": 900, "xaxis": {"gridcolor": "rgba(200,200,200,0.2)", "title": {"text": "PCA Component 1"}}, "yaxis": {"gridcolor": "rgba(200,200,200,0.2)", "title": {"text": "PCA Component 2"}}}}
